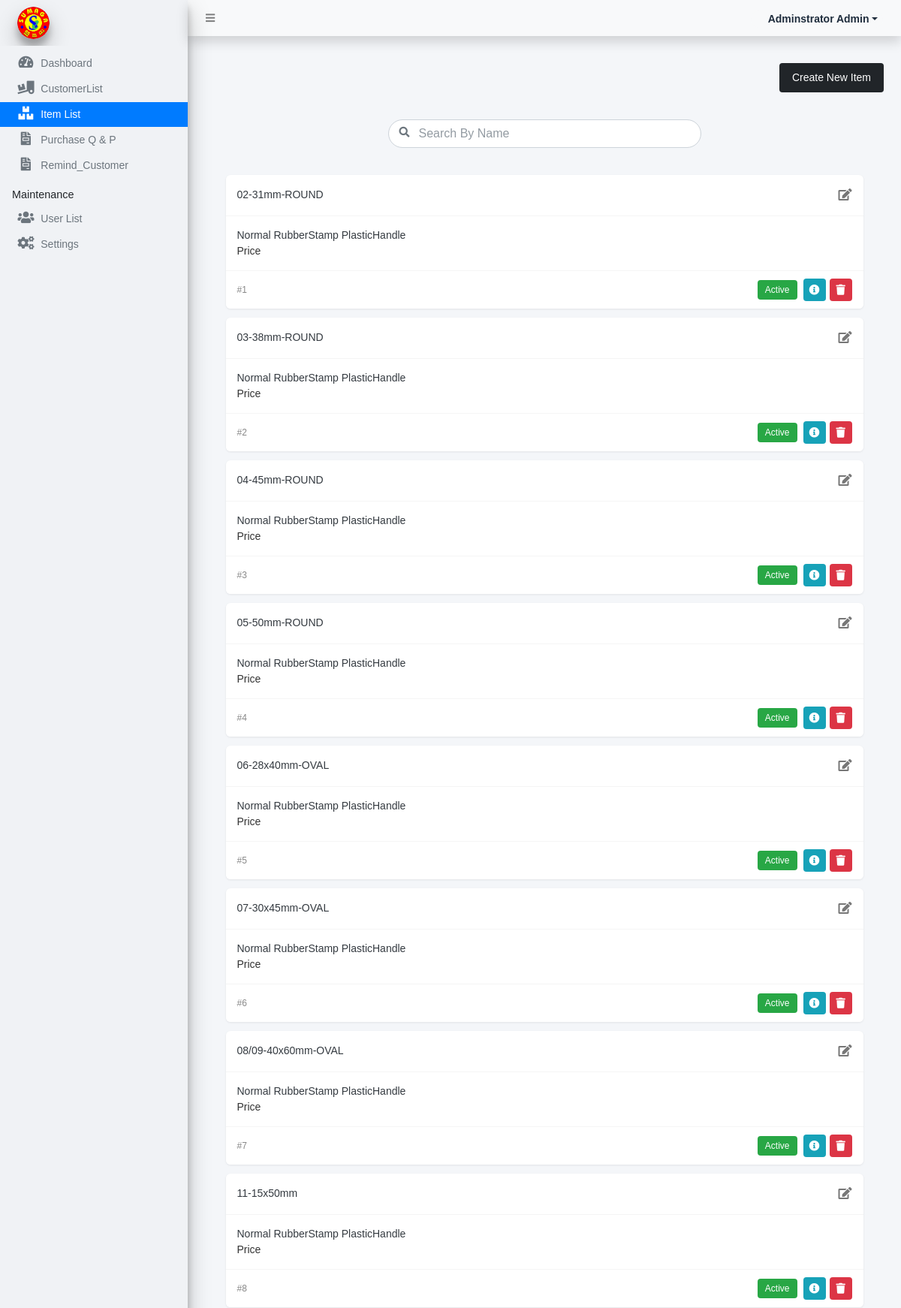
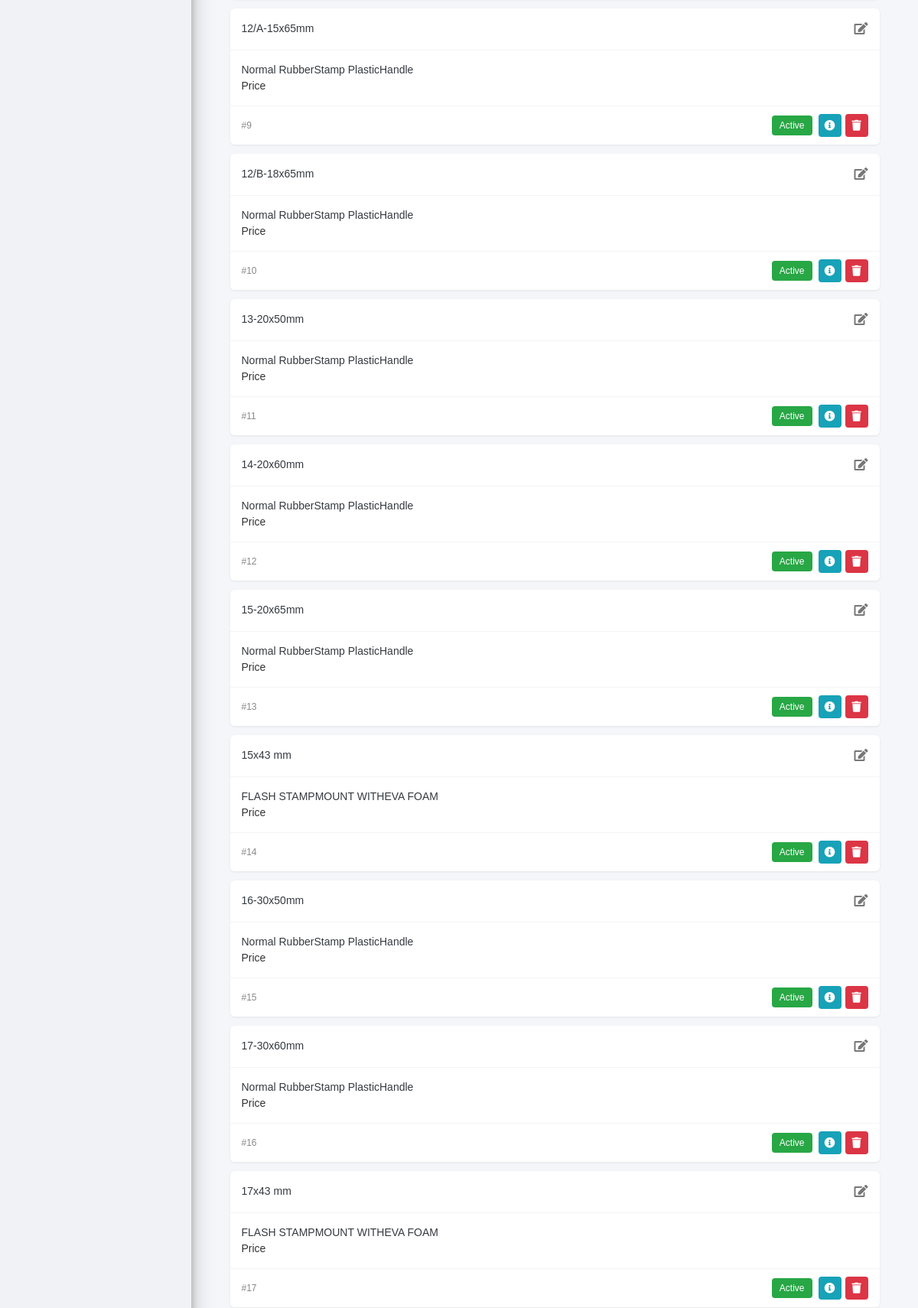
Screenshot of /admin/?page=items (signed in, upper part) with the database file from the repository (2 pictures, top to bottom).
### tables this page shows
CREATE TABLE `item_list` (
  `id` int(30) NOT NULL,
  `name` varchar(250) NOT NULL,
  `description` text NOT NULL,
  `status` tinyint(1) NOT NULL DEFAULT 0 COMMENT ' 1 = Active, 0 = Inactive',
  `date_created` datetime NOT NULL DEFAULT current_timestamp()
);

### classes/DBConnection.php (called while the page is built, shortened)
<?php
class DBConnection{
    private $host = DB_SERVER;
    private $username = DB_USERNAME;
    private $password = DB_PASSWORD;
    private $database = DB_NAME;
    public $conn;
    public function __construct(){
        if (!isset($this->conn)) {
            $this->conn = new mysqli($this->host, $this->username, $this->password, $this->database);
        }
    }
}
?>

### config.php (called while the page is built, shortened)
<?php
require_once('classes/DBConnection.php');
require_once('classes/SystemSettings.php');
function validate_image($file){
	if(!empty($file)){
		if(is_file(base_app.$file)){
			return base_url.$file;
		}else{
			return base_url.'dist/img/no-image-available.png';
		}
	}else{
		return base_url.'dist/img/no-image-available.png';
	}
}
?>

### admin/items/index.php (the view, shortened to what this page needs)
<div class="items-page">
    <div class="container-fluid items-container">
        <div class="action-header mb-3">
            <button id="create_new" class="btn btn-create">Create New Item</button>
        </div>
        <div class="card-body">
        <div class="container-fluid">
        <div class="row mb-3">
                <div class="col-md-6 offset-md-3">
                    <div class="search-box">
                        <i class="fa fa-search search-icon"></i>
                        <input type="text" class="form-control" id="search-input" placeholder="Search By Name">
                    </div>
                </div>
            </div>
        <div class="item-cards-list">
            <?php
            $i = 1;
            $qry = $conn->query("SELECT * from `item_list` order by (`name`) asc ");
            while($row = $qry->fetch_assoc()):
                $row['description'] = html_entity_decode($row['description']);
            ?>
                <div class="item-card" data-name="<?php echo strtolower($row['name']); ?>">
                    <div class="card-body">
                        <div class="item-header">
						<td><?php echo $row['name'] ?></td>
                            <a href="javascript:void(0)" class="edit-icon edit_data" data-id="<?php echo $row['id'] ?>">
                                <i class="fa fa-edit"></i>
                            </a>
                        </div>
                        <div class="card-content">
							<td><?php echo $row['description'] ?></td>
                            <div class="item-price">Price</div>
                        </div>
                        <div class="card-footer">
                            <div class="item-number">#<?php echo $i++; ?></div>
                            <div class="card-actions">
                                <?php if($row['status'] == 1): ?>
                                    <span class="badge-active">Active</span>
                                <?php else: ?>
                                    <span class="badge-inactive">Inactive</span>
                                <?php endif; ?>
                                <div class="action-buttons">
                                    <a href="javascript:void(0)" class="btn-action btn-view view_data" data-id="<?php echo $row['id'] ?>">
                                        <i class="fa fa-info-circle"></i>
                                    </a>
                                    <a href="javascript:void(0)" class="btn-action btn-delete delete_data" data-id="<?php echo $row['id'] ?>">
                                        <i class="fa fa-trash"></i>
                                    </a>
                                </div>
                            </div>
                        </div>
                    </div>
                </div>
            <?php endwhile; ?>
        </div>
    </div>
</div>

### admin/index.php (shortened to what this page needs)
<?php require_once('../config.php'); ?>
 <!DOCTYPE html>
<html lang="en" class="" style="height: auto;">
<?php require_once('inc/header.php') ?>
  <body class="sidebar-mini layout-fixed control-sidebar-slide-open layout-navbar-fixed sidebar-mini-md sidebar-mini-xs text-sm" data-new-gr-c-s-check-loaded="14.991.0" data-gr-ext-installed="" style="height: auto;">
    <div class="wrapper">
     <?php require_once('inc/topBarNav.php') ?>
     <?php require_once('inc/navigation.php') ?>
     <?php $page = isset($_GET['page']) ? $_GET['page'] : 'home';  ?>
      <div class="content-wrapper pt-3" style="min-height: 567.854px;">
    <section class="content text-dark">
      <div class="container-fluid">
        <?php
          if(!file_exists($page.".php") && !is_dir($page)){
              include '404.html';
          }else{
            if(is_dir($page))
              include $page.'/index.php';
            else
              include $page.'.php';
          }
        ?>
      </div>
    </section>
      </div>
      <?php require_once('inc/footer.php') ?>
  </body>
</html>

### admin/inc/header.php (shortened to what this page needs)
<head>
    <link rel="stylesheet" href="<?php echo base_url ?>plugins/fontawesome-free/css/all.min.css">
    <link rel="stylesheet" href="<?php echo base_url ?>plugins/tempusdominus-bootstrap-4/css/tempusdominus-bootstrap-4.min.css">
  <link rel="stylesheet" href="<?php echo base_url ?>plugins/datatables-bs4/css/dataTables.bootstrap4.min.css">
  <link rel="stylesheet" href="<?php echo base_url ?>plugins/datatables-responsive/css/responsive.bootstrap4.min.css">
  <link rel="stylesheet" href="<?php echo base_url ?>plugins/datatables-buttons/css/buttons.bootstrap4.min.css">
  <link rel="stylesheet" href="<?php echo base_url ?>plugins/select2/css/select2.min.css">
  <link rel="stylesheet" href="<?php echo base_url ?>plugins/select2-bootstrap4-theme/select2-bootstrap4.min.css">
    <link rel="stylesheet" href="<?php echo base_url ?>plugins/icheck-bootstrap/icheck-bootstrap.min.css">
    <link rel="stylesheet" href="<?php echo base_url ?>plugins/jqvmap/jqvmap.min.css">
    <link rel="stylesheet" href="<?php echo base_url ?>plugins/jquery-ui/jquery-ui.min.css">
    <link rel="stylesheet" href="<?php echo base_url ?>dist/css/adminlte.css">
    <link rel="stylesheet" href="<?php echo base_url ?>dist/css/custom.css">
    <link rel="stylesheet" href="<?php echo base_url ?>plugins/overlayScrollbars/css/OverlayScrollbars.min.css">
    <link rel="stylesheet" href="<?php echo base_url ?>plugins/daterangepicker/daterangepicker.css">
    <link rel="stylesheet" href="<?php echo base_url ?>plugins/summernote/summernote-bs4.min.css">
  <link rel="stylesheet" href="<?php echo base_url ?>plugins/sweetalert2-theme-bootstrap-4/bootstrap-4.min.css">
  </head>

### admin/inc/topBarNav.php (shortened to what this page needs)
<nav class="main-header navbar navbar-expand navbar-light border border-light shadow  border-top-0  border-left-0 border-right-0 navbar-light text-sm">
  <ul class="navbar-nav">
    <li class="nav-item">
    <a class="nav-link" data-widget="pushmenu" href="#" role="button"><i class="fas fa-bars"></i></a>
    </li>
    <li class="nav-item d-none d-sm-inline-block">
      <a href="<?php echo base_url ?>" class="nav-link"><?php echo (!isMobileDevice()) ? $_settings->info('name'):$_settings->info('short_name'); ?></a>
    </li>
  </ul>
  <ul class="navbar-nav ml-auto">
    <li class="nav-item">
      <div class="btn-group nav-link">
            <button type="button" class="btn btn-rounded badge badge-light dropdown-toggle dropdown-icon" data-toggle="dropdown">
              <span class="ml-3"><?php echo ucwords($_settings->userdata('firstname').' '.$_settings->userdata('lastname')) ?></span>
            </button>
        </div>
    </li>
  </ul>
</nav>

### admin/inc/navigation.php (shortened to what this page needs)
<aside class="main-sidebar sidebar-secondarybg-navy elevation-4 sidebar-no-expand">
  <a href="<?php echo base_url ?>admin" class="brand-link secondary text-sm">
  <img src="<?php echo validate_image($_settings->info('logo'))?>" alt="Store Logo" class="brand-image img-circle elevation-4" style="width: 2.7rem;height: 2.7rem;max-height: unset">
  </a>
  <div class="sidebar os-host os-theme-light os-host-overflow os-host-overflow-y os-host-resize-disabled os-host-transition os-host-scrollbar-horizontal-hidden">
    <div class="os-content-glue" style="margin: 0px -8px; width: 249px; height: 646px;"></div>
    <div class="os-padding">
      <div class="os-viewport os-viewport-native-scrollbars-invisible" style="overflow-y: scroll;">
        <div class="os-content" style="padding: 0px 8px; height: 100%; width: 100%;">
          <nav class="mt-4">
             <ul class="nav nav-pills nav-sidebar flex-column text-sm nav-compact nav-flat nav-child-indent nav-collapse-hide-child" data-widget="treeview" role="menu" data-accordion="false">
              <li class="nav-item dropdown">
                <a href="./" class="nav-link nav-home">
                  <i class="nav-icon fas fa-tachometer-alt"></i>
                  <p>
                    Dashboard
                  </p>
                </a>
              </li>
              <li class="nav-item dropdown">
                <a href="<?php echo base_url ?>admin/?page=suppliers" class="nav-link nav-suppliers">
                  <i class="nav-icon fas fa-truck-loading"></i>
                  <p>
                  CustomerList
                  </p>
                </a>
              </li>
              <li class="nav-item dropdown">
                <a href="<?php echo base_url ?>admin/?page=items" class="nav-link nav-items">
                  <i class="nav-icon fas fa-boxes"></i>
                  <p>
                    Item List
                    </p>
                </a>
              </li>
              <li class="nav-item dropdown">
                <a href="<?php echo base_url ?>admin/?page=purchase_orders" class="nav-link nav-purchase_orders">
                  <i class="nav-icon fas fa-file-invoice"></i>
                  <p>
                    Purchase Q & P
                    </p>
                </a>
              </li>
              <li class="nav-item dropdown">
                <a href="<?php echo base_url ?>admin/?page=remind" class="nav-link nav-remind">
                  <i class="nav-icon fas fa-file-invoice"></i>
                  <p>
                 Remind_Customer
                  </p>
                </a>
              </li>
              <?php if($_settings->userdata('type') == 1): ?>
              <li class="nav-header">Maintenance</li>
              <li class="nav-item dropdown">
                <a href="<?php echo base_url ?>admin/?page=user/list" class="nav-link nav-user_list">
                  <i class="nav-icon fas fa-users"></i>
                  <p>
                    User List
                  </p>
                </a>
              </li>
              <li class="nav-item dropdown">
                <a href="<?php echo base_url ?>admin/?page=system_info" class="nav-link nav-system_info">
                  <i class="nav-icon fas fa-cogs"></i>
                  <p>
                    Settings
                  </p>
                </a>
              </li>
              <?php endif; ?>
            </ul>
          </nav>
        </div>
      </div>
    </div>
  </div>
</aside>

### admin/inc/footer.php (shortened to what this page needs)
</div>

### admin/inc/topBarNav.php (style rules this page uses)
.btn-rounded { border-radius: 50px; }

### admin/items/index.php (style rules this page uses)
body { background-color: #f0f2f5; font-family: Arial, sans-serif; }
.items-page { padding: 20px 0; }
.items-container { max-width: 1200px; margin: 0 auto; }
.action-header { display: flex; justify-content: flex-end; margin-bottom: 20px; }
.btn-create { background-color: #212529; color: white; border-radius: 4px; padding: 8px 16px; font-weight: 500; }
.search-box { margin-bottom: 20px; position: relative; }
.search-box input { padding-left: 40px; border-radius: 20px; }
.search-icon { position: absolute; left: 15px; top: 10px; color: #6c757d; }
.item-cards-list { display: flex; flex-direction: column; gap: 12px; }
.item-card { background-color: white; border-radius: 6px; overflow: hidden; box-shadow: 0 1px 3px rgba(0,0,0,0.08); }
.item-card .card-body { padding: 0; }
.item-header { display: flex; justify-content: space-between; align-items: center; padding: 15px; border-bottom: 1px solid #f5f5f5; }
.edit-icon { color: #777; font-size: 16px; }
.card-content { padding: 15px; }
.item-price { color: #333; font-size: 14px; }
.card-footer { display: flex; justify-content: space-between; align-items: center; padding: 10px 15px; background-color: #fff; border-top: 1px solid #f5f5f5; }
.item-number { color: #888; font-size: 12px; }
.card-actions { display: flex; align-items: center; gap: 8px; justify-content: flex-end; margin-left: auto; }
.badge-active { background-color: #28a745; color: white; padding: 4px 10px; border-radius: 4px; font-size: 12px; }
.action-buttons { display: flex; gap: 5px; }
.btn-action { width: 30px; height: 30px; display: flex; align-items: center; justify-content: center; border-radius: 4px; color: white; }
.btn-view { background-color: #17a2b8; }
.btn-delete { background-color: #dc3545; }

### rows the page displays
item_list: name "02-31mm-ROUND", description "Normal RubberStamp PlasticHandle", status "Active"
item_list: name "03-38mm-ROUND", description "Normal RubberStamp PlasticHandle", status "Active"
item_list: name "04-45mm-ROUND", description "Normal RubberStamp PlasticHandle", status "Active"
item_list: name "05-50mm-ROUND", description "Normal RubberStamp PlasticHandle", status "Active"
item_list: name "06-28x40mm-OVAL", description "Normal RubberStamp PlasticHandle", status "Active"
item_list: name "07-30x45mm-OVAL", description "Normal RubberStamp PlasticHandle", status "Active"
item_list: name "08/09-40x60mm-OVAL", description "Normal RubberStamp PlasticHandle", status "Active"
item_list: name "11-15x50mm", description "Normal RubberStamp PlasticHandle", status "Active"
item_list: name "12/A-15x65mm", description "Normal RubberStamp PlasticHandle", status "Active"
item_list: name "12/B-18x65mm", description "Normal RubberStamp PlasticHandle", status "Active"
item_list: name "13-20x50mm", description "Normal RubberStamp PlasticHandle", status "Active"
item_list: name "14-20x60mm", description "Normal RubberStamp PlasticHandle", status "Active"
item_list: name "15-20x65mm", description "Normal RubberStamp PlasticHandle", status "Active"
item_list: name "15x43 mm", description "FLASH STAMPMOUNT WITHEVA FOAM", status "Active"
item_list: name "16-30x50mm", description "Normal RubberStamp PlasticHandle", status "Active"
item_list: name "17-30x60mm", description "Normal RubberStamp PlasticHandle", status "Active"
item_list: name "17x43 mm", description "FLASH STAMPMOUNT WITHEVA FOAM", status "Active"

### other values shown
$_settings->userdata('firstname').' '.$_settings->userdata('lastname') "Adminstrator Admin"
